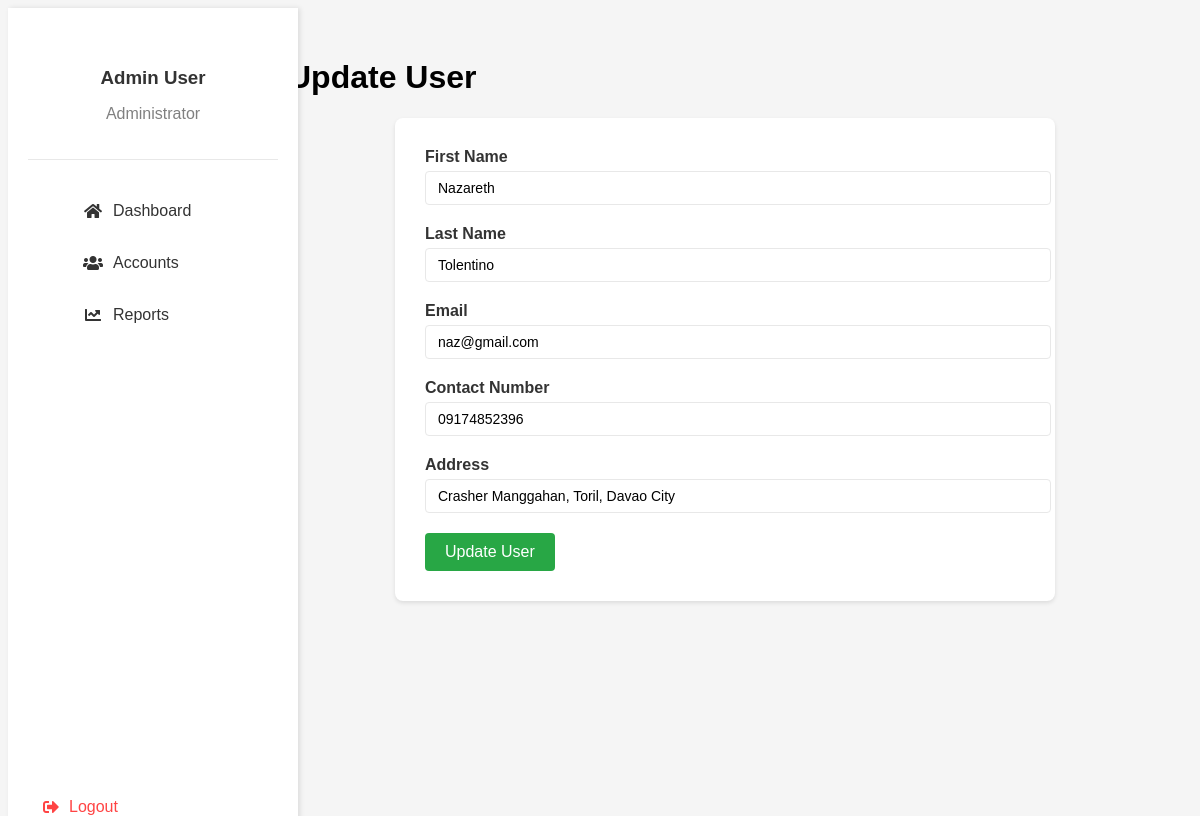
Page /update_user.php?id=5 (signed in) on the committed database.
### tables this page shows
CREATE TABLE `users` (
  `ID` int(25) NOT NULL,
  `lastname` varchar(25) NOT NULL,
  `firstname` varchar(25) NOT NULL,
  `email` varchar(25) NOT NULL,
  `username` text NOT NULL,
  `password` text NOT NULL,
  `contactno` text NOT NULL,
  `address` text NOT NULL,
  `role` text NOT NULL,
  `created_at` timestamp NOT NULL DEFAULT current_timestamp(),
  `profile_photo` varchar(255) DEFAULT NULL,
  `employer_id` int(25) DEFAULT NULL
);

### update_user.php (the view, shortened to what this page needs)
<?php
require_once 'database/config.php';
$user = null;
if (isset($_GET['id'])) {
    $stmt = $pdo->prepare("SELECT * FROM users WHERE id = ?");
    $stmt->execute([$_GET['id']]);
    $user = $stmt->fetch(PDO::FETCH_ASSOC);
}
?>
<!DOCTYPE html>
<html lang="en">
<head>
    <link rel="stylesheet" href="https://cdnjs.cloudflare.com/ajax/libs/font-awesome/5.15.4/css/all.min.css">
</head>
<body>
    <?php include 'includes/admin_sidebar.php'; ?>
    <div class="main-content">
        <h1>Update User</h1>
        <?php if ($user): ?>
            <form class="update-form" method="POST" action="">
                <div class="form-group">
                    <label for="firstname">First Name</label>
                    <input type="text" id="firstname" name="firstname" value="<?php echo htmlspecialchars($user['firstname']); ?>" required>
                </div>
                <div class="form-group">
                    <label for="lastname">Last Name</label>
                    <input type="text" id="lastname" name="lastname" value="<?php echo htmlspecialchars($user['lastname']); ?>" required>
                </div>
                <div class="form-group">
                    <label for="email">Email</label>
                    <input type="email" id="email" name="email" value="<?php echo htmlspecialchars($user['email']); ?>" required>
                </div>
                <div class="form-group">
                    <label for="contactno">Contact Number</label>
                    <input type="text" id="contactno" name="contactno" value="<?php echo htmlspecialchars($user['contactno']); ?>" required>
                </div>
                <div class="form-group">
                    <label for="address">Address</label>
                    <input type="text" id="address" name="address" value="<?php echo htmlspecialchars($user['address']); ?>" required>
                </div>
                <button type="submit" class="btn-submit">Update User</button>
            </form>
        <?php else: ?>
            <p>User not found.</p>
        <?php endif; ?>
    </div>
</body>
</html>

### update_user.php (style rules this page uses)
:root { --primary-gray: #666666; --secondary-gray: #808080; --light-gray: #E8E8E8; --bg-white: #F5F5F5; --text-dark: #333333; --sidebar-width: 250px; }
body { font-family: 'Arial', sans-serif; background-color: var(--bg-white); display: flex; min-height: 100vh; }
.main-content { flex: 1; margin-left: var(--sidebar-width); padding: 30px; }
.update-form { background: white; padding: 30px; border-radius: 8px; box-shadow: 0 2px 4px rgba(0, 0, 0, 0.1); max-width: 600px; margin: 0 auto; }
.form-group { margin-bottom: 20px; }
label { display: block; margin-bottom: 5px; color: var(--text-dark); font-weight: bold; }
input[type="text"], input[type="email"] { width: 100%; padding: 8px 12px; border: 1px solid var(--light-gray); border-radius: 4px; font-size: 14px; }
.btn-submit { background-color: #28a745; color: white; padding: 10px 20px; border: none; border-radius: 4px; cursor: pointer; font-size: 16px; }

### rows in the picture
users: firstname "Nazareth", lastname "Tolentino", email "naz@gmail.com", contactno "09174852396", address "Crasher Manggahan, Toril, Davao City"
